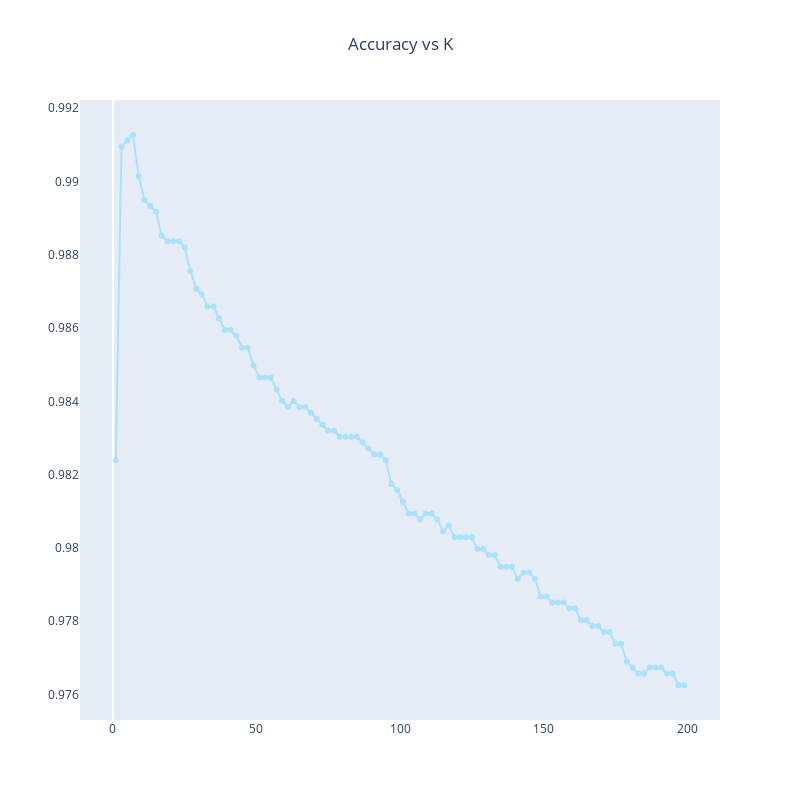

Notebook code for this chart:
### Code cell
fig = go.Figure()
fig.add_trace(
    go.Scatter(
        x=[i[0] for i in l],
        y=[i[1] for i in l],
        mode="lines+markers",  # NOSONAR
        marker_color="rgb(171, 226, 251)",
    )
)
fig.update_layout(
    title="Accuracy vs K",
    title_x=0.5,
    width=800,
    height=800,
    xaxis_showgrid=False,
    yaxis_showgrid=False,
)
fig.show()
